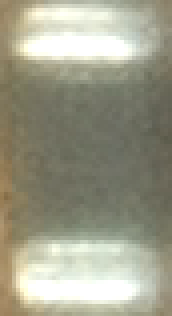
#> input picture img/comp2.bmp, 43 x 79 px, given in place of 8.bmp, which was not available (shown 4 times larger)
$ python misposition.py   (older library calls are emulated)
#> lines starting #> are read from the running program, lines starting #| are printed output that depends on the picture; pictures that were not available may be replaced by others from this repository, and a replacement may not be noted
import cv2
import numpy as np

img_rgb = cv2.imread('pictures/8.bmp')
#> img_rgb is the input picture: shape (79, 43, 3); mean B, G, R 137.5, 156.7, 157.3
img = cv2.cvtColor(img_rgb, cv2.COLOR_BGR2GRAY)
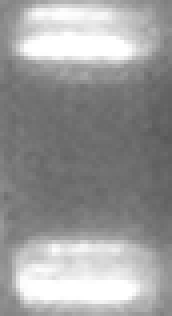
#> img: shape (79, 43) (shown 4 times larger); min 88, max 255, mean 154.7

template = cv2.imread('img/comp1.bmp',0)
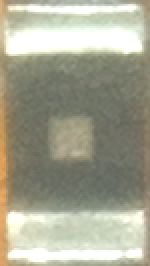
#> input picture img/comp1.bmp, 75 x 133 px (shown 2 times larger)
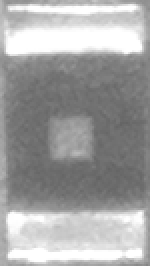
#> template: shape (133, 75) (shown 2 times larger); min 99, max 255, mean 163.1

w, h = template.shape[::-1]
#> w = 75; h = 133

res = cv2.matchTemplate(img,template,cv2.TM_CCOEFF_NORMED)
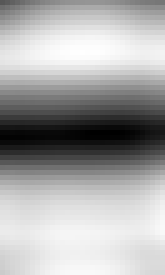
#> res: shape (55, 33) float32 (shown 5 times larger); min -0.0698, max 0.479, mean 0.291; drawn with min black and max white

threshold = 0.9

loc = np.where( res >= threshold)
#> loc = (empty array, empty array)

ptx1 = []
pty1 = []
ptr1 = []

# get location of template matching result
for pt in zip(*loc[::-1]):
    ptx1.append(pt[0])
    pty1.append(pt[1])
    cr = [x for x in ptr1 if abs(x[0]-pt[0]) < 50 and abs(x[1]-pt[1]) < 50]
    if cr:
        cr = cr[0]
        ptr1[ptr1.index(cr)] = ((cr[0] + pt[0])/2, (cr[1] + pt[1])/2)
    else:
        ptr1.append((pt[0], pt[1]))
#> this loop made 0 passes
#> after the loop, ptr1 = []; ptx1 = []; pty1 = []

res_count1 = len(ptr1)           # get quantity of component
#> res_count1 = 0

x_box = 724
y_box = 100
w_box = 86  #--->
h_box = 548 # V

# get border contour
find_line_img = img[y_box:y_box+h_box, x_box:x_box+w_box]
#> find_line_img = empty array
cv2.imwrite('line.bmp', find_line_img)
#> (the run stopped early here; a loop or call above may not have finished)
